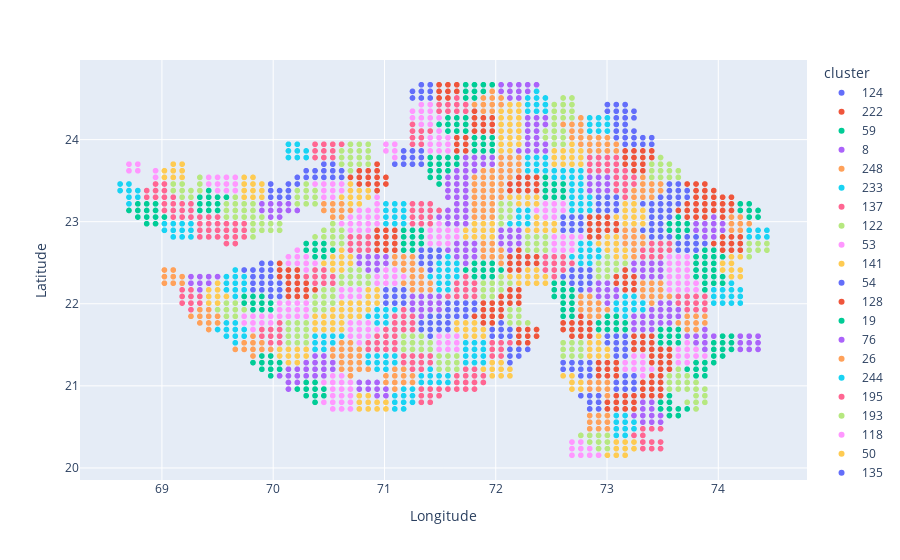

The code cell stored with this chart in its notebook:
### Code cell
fig = px.scatter(forecast_df, x="Longitude", y="Latitude", color="cluster")
# fig = go.Figure(data=go.Scatter(x=forecast_df["Longitude"], y=forecast_df["Latitude"], 
#                         marker_color=forecast_df["cluster"]))

# fig.add_trace(go.Scatter(x=df_cent["x_loc"], y=df_cent["y_loc"]))

fig.show()
